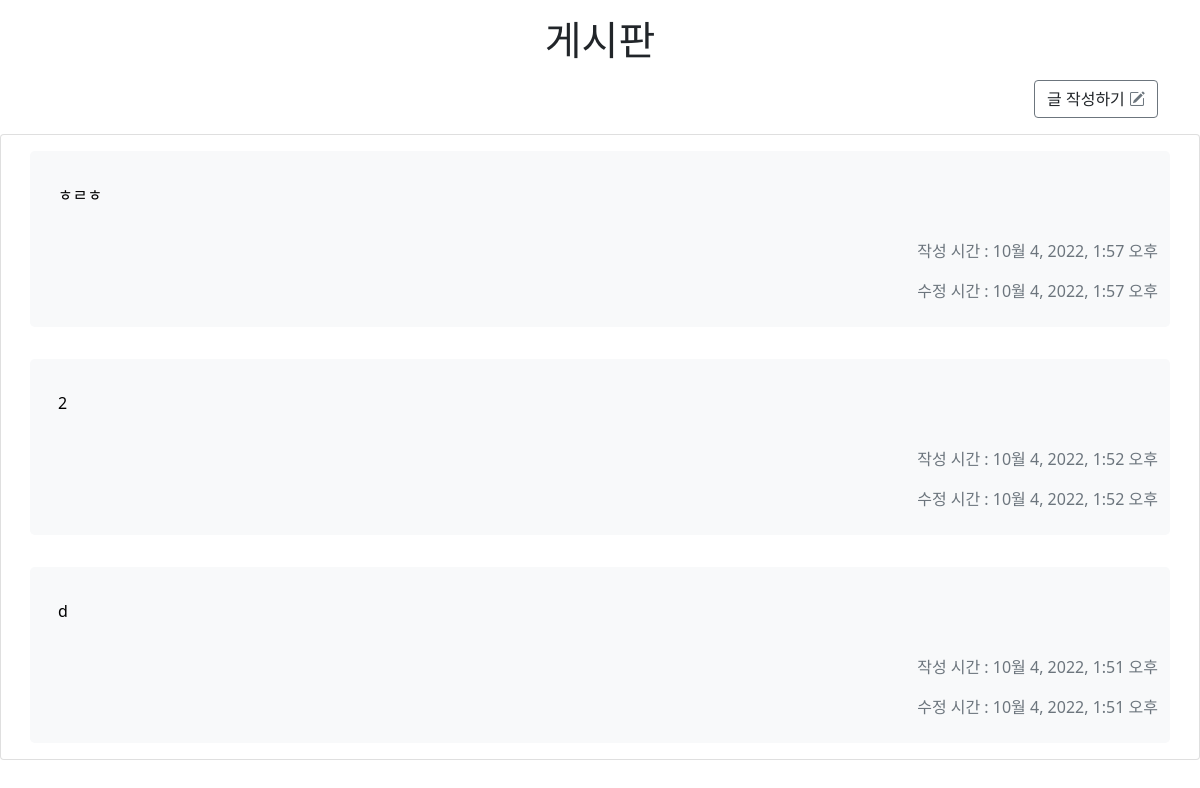
Before: / with the older database file.
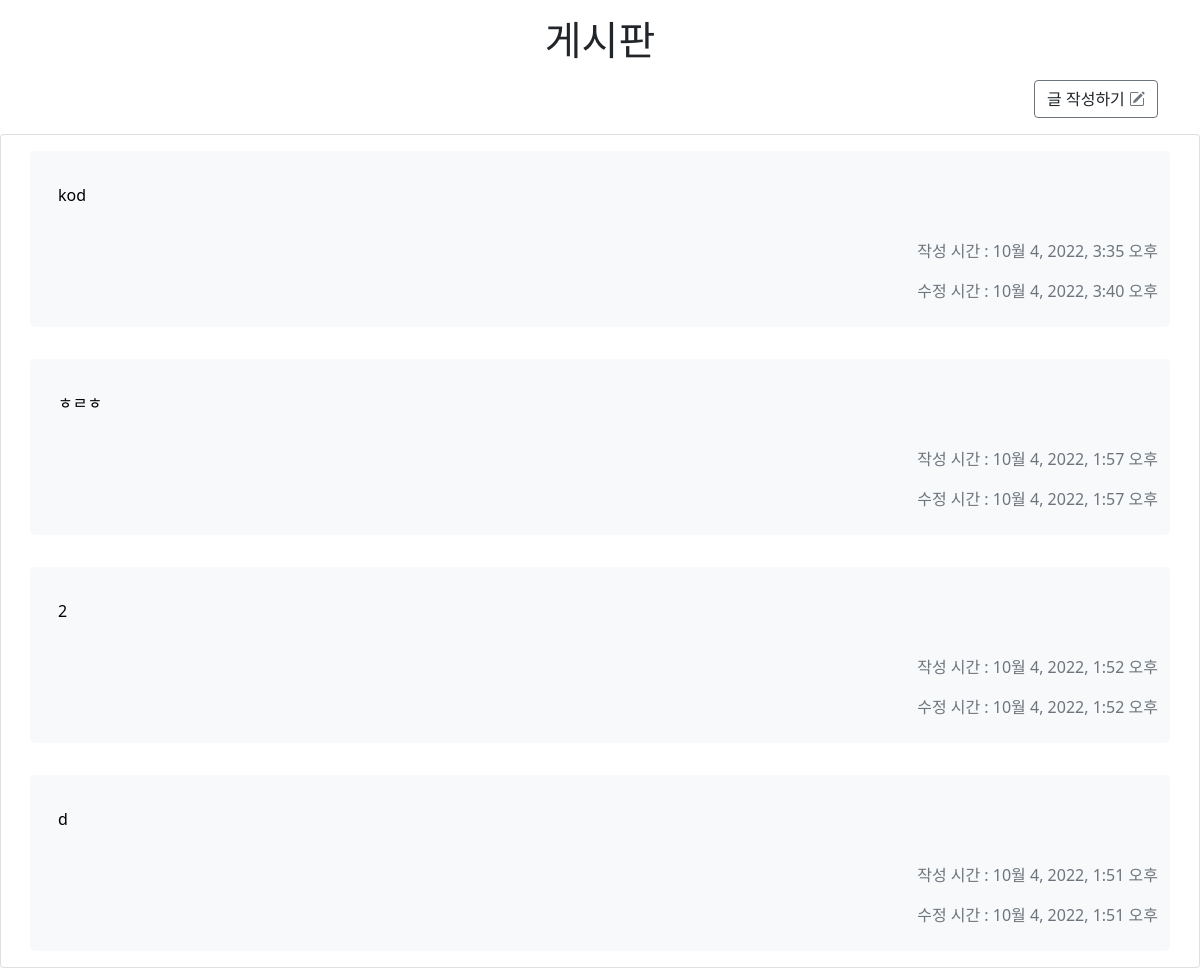
After: the same page with the newer database file.
### class1004App/models.py (models this page shows)
class Article(models.Model):
    title = models.CharField(max_length=20)
    content = models.TextField()
    created_at = models.DateTimeField(auto_now_add=True)
    updated_at = models.DateTimeField(auto_now=True)

### class1004App/views.py (the view)
# urls.py: path('', views.index, name='index'),
def index(request):
    articles = Article.objects.order_by('-pk')
    context = {
        'articles' : articles
    }
    return render(request, 'articles/index.html', context)

### class1004App/templates/articles/index.html
{% extends 'base.html' %}
{% block content %}
<div class="container">
    <h1 class="d-flex justify-content-center mt-3">게시판</h1>
    <div class="d-flex justify-content-end my-3">
        <a href="{% url 'articles:create' %}">
            <div class="btn btn-outline-secondary">
                <span class="text-dark">글 작성하기</span>
                <i class="bi bi-pencil-square"></i>
            </div>
        </a>
    </div>
</div>
<div class="card">
    {% for article in articles %}
    <a href="{% url 'articles:detail' article.pk %}" class="text-decoration-none m-3">
        <div class="container bg-light rounded-3 pt-3 pb-2 text-black">
            <p class="p-3 mb-3">{{ article.title }}</p>
            <p class="d-flex justify-content-end text-muted">작성 시간 : {{ article.created_at }}</p>
            <p class="d-flex justify-content-end text-muted">수정 시간 : {{ article.updated_at }}</p>
        </div>
    </a>
    {% endfor %}
</div>
{% endblock %}

### templates/base.html (shortened to what this page needs)
<!DOCTYPE html>
<html lang="ko">
<head>
    <link href="https://cdn.jsdelivr.net/npm/bootstrap@5.1.3/dist/css/bootstrap.min.css" rel="stylesheet">
    <link rel="stylesheet" href="https://cdn.jsdelivr.net/npm/bootstrap-icons@1.9.1/font/bootstrap-icons.css">
</head>
<body>
    {% block content %}
    {% endblock %}
</body>
</html>

Changed rows visible on the page:
added Article: title "kod", created_at "10월 4, 2022, 3:35 오후", updated_at "10월 4, 2022, 3:40 오후"
